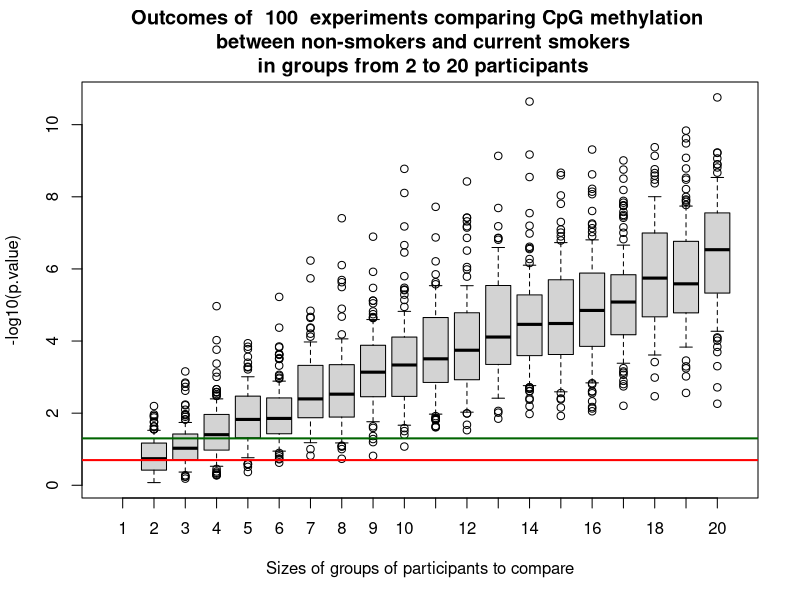

This figure's R source:

# STAGE EXPERIMENTS

# Never smokers (ns): Mean and standard deviation of beta
ns_mean <- 0.672
ns_sd <- 0.032

# Current smokers (cs): Mean and standard deviation of beta 
cs_mean <- 0.553
cs_sd <- 0.076

# Number of experiments
nexpr <- 100

# Run a single experiment
run_experiment <- function(size, ns_mean, ns_sd, cs_mean, cs_sd)
{
    ns_data <- rnorm(size, mean = ns_mean, sd = ns_sd)
    cs_data <- rnorm(size, mean = cs_mean, sd = cs_sd)

    test <- t.test(ns_data, cs_data)
    return(test$p.value)
}


# MODEL EXPERIMENTS

# Sizes of test groups to compare
all_results <- list()
for (size in c(2:20))
{
    results <- NULL
    for (experiment in c(1:nexpr))
    {
        results <- c(results, run_experiment(size, ns_mean, ns_sd, cs_mean, cs_sd))
    }

    all_results[[size]] <- -log10(results)
}

pdf("Plots/define_sample_size_requirments.pdf", height = 6, width = 10)
    boxplot(all_results,
            ylab = "-log10(p.value)", 
    	    xlab = "Sizes of groups of participants to compare",
            range = 0.5,
    	    main = paste("Outcomes of ", nexpr, " experiments comparing CpG methylation \n",
                         "between non-smokers and current smokers\n",
                         "in groups from 2 to 20 participants"))
    abline(h = -log10(0.05), col = "darkgreen", lwd = 2)
    abline(h = -log10(0.2), col = "red", lwd = 2)
dev.off()
